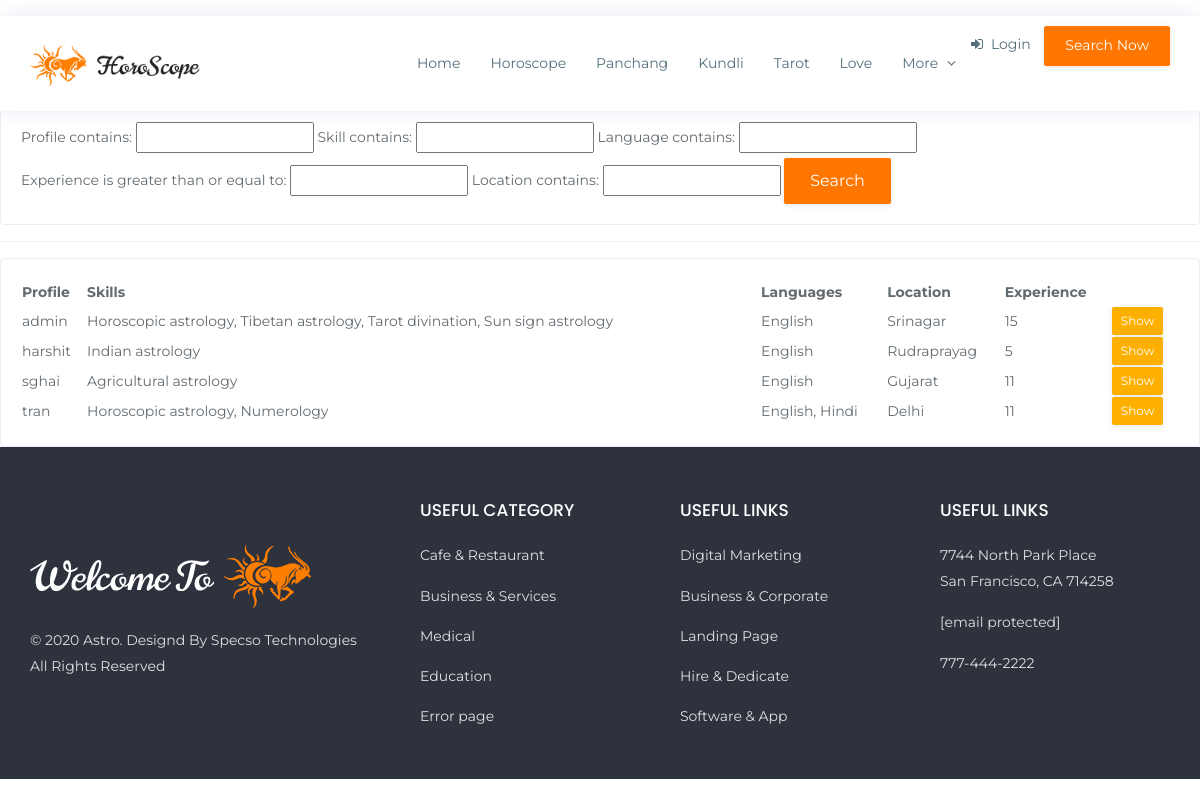
The page /astrosearch on the database its author committed.
### main/models.py (models this page shows, shortened)
class Astro_Profile(models.Model):
	LANGUAGES = (('English','English'),('Hindi','Hindi'),('Gujarati','Guarati'),('Marathi','Marathi'),('Tamil','Tamil'))
	SKILLS = (
	    ('Electional astrology','Electional astrology'),
        ('Horary astrology','Horary astrology'),
        ('Horoscopic astrology','Horoscopic astrology'),
        ('Indian astrology','Indian astrology'),
        ('Tibetan astrology','Tibetan astrology'),
        ('Western astrology','Western astrology'),
        ('Tropical astrology','Tropical astrology'),
        ('Agricultural astrology','Agricultural astrology'),
        ('Numerology','Numerology'),
        ('Tarot divination','Tarot divination'),
        ('Financial astrology','Financial astrology'),
        ('Locational astrology','Locational astrology'),
        ('Psychological astrology','Psychological astrology'),
        ('Sun sign astrology','Sun sign astrology'),
    )
	profile = models.OneToOneField(Profile, on_delete=models.CASCADE)
	skill = MultiSelectField(choices=SKILLS,max_choices=5)
	language = MultiSelectField(choices=LANGUAGES,max_choices=5)
	experience = models.IntegerField()
	location = models.CharField(max_length=200)
	about = models.CharField(max_length=200,null=True)

class Profile(models.Model):
	ROLE =(('Customer','Customer'),('Astrologer','Astrologer'),)
	user = models.OneToOneField(User, on_delete=models.CASCADE)
	profile_pic =  models.ImageField(default="imansyah-muhamad-putera-KchIV_GDy6U-unsplash.jpg", null=True, blank=True)
	user_role = models.CharField(max_length=30,choices=ROLE)
	def __str__(self):
		return self.user.username

### main/views.py (the view)
# urls.py: path('astrosearch', views.astrosearch, name='astrosearch'),
def astrosearch(request):
	astrologer = Astro_Profile.objects.all()
	astro_count = astrologer.count()
	myFilter = AstroFilter(request.GET, queryset=astrologer)
	astrologer = myFilter.qs
	context = { 'astrologer' : astrologer, 'astro_count':astro_count, 'myFilter':myFilter}
	return render(request, 'search.html', context)

### main/templates/search.html (shortened to what this page needs)
{% extends 'templating.html' %}
{% load static %}
	{% block content %}
<div class="row">
	<div class="col">
	    <div class="card card-body">
	        <form method="GET">
	        	{{ myFilter.form }}
	        <button class="btn btn-primary" type="submit">Search</button>
	        </form>
		</div>
	</div>
</div>
<hr>
<div class="row">
	<div class="col-md">
		<div class="card card-body">
	        <table>
	            <tr>
	                <th>Profile</th>
	            	<th>Skills</th>
	            	<th>Languages</th>
	            	<th>Location</th>
	                <th>Experience</th>
	            </tr>
	            {% for astro in astrologer %}
	            <tr>
	            	<td>{{ astro.profile }}</td>
	            	<td>{{ astro.skill }}</td>
	            	<td>{{ astro.language }}</td>
	            	<td>{{ astro.location }}</td>
	            	<td>{{ astro.experience }}</td>
	            	<td><a class="btn btn-warning btn-sm" href="">Show</a></td>
	            </tr>
	            {% endfor %}
	        </table>
	    </div>
	</div>
</div>
{% endblock %}

### main/templates/templating.html (shortened to what this page needs)
<!DOCTYPE html>
<html lang="en">
<head>
	{% load static %}
    <link href="{% static 'plugins/css/plugins.css' %}" rel="stylesheet">
    <link href="{% static 'css/styles.css' %}" rel="stylesheet">
</head>
<body>
	<div id="main-wrapper">
		<div class="topbar" id="top">
			<div class="header light">
				<div class="container po-relative">
					<nav class="navbar navbar-expand-lg header-nav-bar">
						<a href="{% url 'index' %}" class="navbar-brand"><img src="{% static 'img/logo.png' %}" alt="Astro"></a>
						<div class="collapse navbar-collapse hover-dropdown font-14 ml-auto" id="navigation">
							<ul class="navbar-nav ml-auto">
								<li class="nav-item"><a class="nav-link" href="{% url 'dashboard' %}">Home</a></li>
								<li class="nav-item"><a class="nav-link" href="blogs.html">Horoscope</a></li>
								<li class="nav-item"><a class="nav-link" href="blogs.html">Panchang</a></li>
								<li class="nav-item"><a class="nav-link" href="blogs.html">Kundli</a></li>
								<li class="nav-item"><a class="nav-link" href="blogs.html">Tarot</a></li>
								<li class="nav-item"><a class="nav-link" href="blogs.html">Love</a></li>
								<li class="nav-item dropdown">
									<a class="nav-link dropdown-toggle" href="javascript:void(0)" data-toggle="dropdown" aria-haspopup="true" aria-expanded="false">More <i class="fa fa-angle-down m-l-5"></i></a>
								</li>
								{% if user.is_authenticated %}
								<li class="nav-item"><a class="nav-link" href="{% url 'logout' %}">Logout</a></li>
							</ul>
								{% else %}
							<div class="act-buttons">
								<a href="javascript:void(0)" class="login" data-toggle="modal" data-target="#signin"><i class="fa fa-sign-in pr-2"></i>Login</a>
								{% endif %}
								<a class="btn theme-btn font-14" href="{% url 'astrosearch' %}">Search Now</a>
							</div>
						</div>
					</nav>
				</div>
			</div>
		</div>
		{% block content %}
        {% endblock %}
        <footer class="image-bg skin-dark-footer">
			<div>
				<div class="container">
					<div class="row">
						<div class="col-lg-4 col-md-4">
							<div class="footer-widget">
								<aside id="media_image-2" class="widget widget_media_image">
									<a href="index-2.html">
										<img src="{% static 'img/logo-light.png' %}" class="img-fluid mx-auto mb-3" alt="">
									</a>
								</aside>
								<aside id="text-2" class="mt-1 widget widget_text">
									<div class="textwidget"><p class="mg-bottom-0 disable-color">© 2020 Astro. Designd By <a href="https://specso.in/">Specso Technologies</a><br> All Rights Reserved</p>
									</div>
								</aside>
							</div>
						</div>
						<div class="col-lg-8 col-md-8">
							<div class="row">
								<div class="col-lg-4 col-md-4">
									<div class="footer-widget">
										<h4 class="widget-title">Useful Category</h4>
										<ul class="footer-menu">
											<li><a href="#">Cafe &amp; Restaurant</a></li>
											<li><a href="#">Business &amp; Services</a></li>
											<li><a href="#">Medical</a></li>
											<li><a href="#">Education</a></li>
											<li><a href="error-page.html">Error page</a></li>
										</ul>
									</div>
								</div>
								<div class="col-lg-4 col-md-4">
									<div class="footer-widget">
										<h4 class="widget-title">Useful links</h4>
										<ul class="footer-menu">
											<li><a href="#">Digital Marketing</a></li>
											<li><a href="#">Business &amp; Corporate</a></li>
											<li><a href="#">Landing Page</a></li>
											<li><a href="#">Hire &amp; Dedicate</a></li>
											<li><a href="#">Software &amp; App</a></li>
										</ul>
									</div>
								</div>
								<div class="col-lg-4 col-md-4">
									<div class="footer-widget">
										<h4 class="widget-title">Useful links</h4>
										<p>7744 North Park Place<br>San Francisco, CA 714258</p>
										<p><a href="http://codeminifier.com/cdn-cgi/l/email-protection" class="__cf_email__" data-cfemail="364543464659444276505f58525f58511855595b">[email&nbsp;protected]</a></p>
										<p>777-444-2222</p>
									</div>
								</div>
							</div>
						</div>
					</div>
				</div>
			</div>
		</footer>
								{% load socialaccount %}
									{% get_providers as socialaccount_providers %}
									{% get_providers as socialaccount_providers %}
	</div></div>
</body>
</html>

### rows shown on the page
Astro_Profile: profile "admin", skill "Horoscopic astrology, Tibetan astrology, Tarot divination, Sun sign astrology", language "English", location "Srinagar", experience "15"
Astro_Profile: profile "harshit", skill "Indian astrology", language "English", location "Rudraprayag", experience "5"
Astro_Profile: profile "sghai", skill "Agricultural astrology", language "English", location "Gujarat", experience "11"
Astro_Profile: profile "tran", skill "Horoscopic astrology, Numerology", language "English, Hindi", location "Delhi", experience "11"
